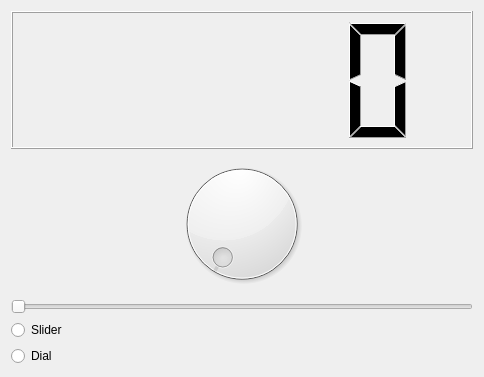
<?xml version="1.0" encoding="UTF-8"?>
<ui version="4.0">
 <class>MainWindow</class>
 <widget class="QMainWindow" name="MainWindow">
  <property name="geometry">
   <rect>
    <x>0</x>
    <y>0</y>
    <width>484</width>
    <height>377</height>
   </rect>
  </property>
  <property name="windowTitle">
   <string>MainWindow</string>
  </property>
  <widget class="QWidget" name="centralWidget">
   <layout class="QVBoxLayout" name="verticalLayout">
    <item>
     <widget class="QLCDNumber" name="lcdNumber"/>
    </item>
    <item>
     <widget class="QDial" name="dial"/>
    </item>
    <item>
     <widget class="QSlider" name="slider">
      <property name="orientation">
       <enum>Qt::Horizontal</enum>
      </property>
     </widget>
    </item>
    <item>
     <widget class="QRadioButton" name="sliderButton">
      <property name="text">
       <string>Slider</string>
      </property>
     </widget>
    </item>
    <item>
     <widget class="QRadioButton" name="dialButton">
      <property name="text">
       <string>Dial</string>
      </property>
     </widget>
    </item>
   </layout>
  </widget>
 </widget>
 <layoutdefault spacing="6" margin="11"/>
 <resources/>
 <connections/>
</ui>
